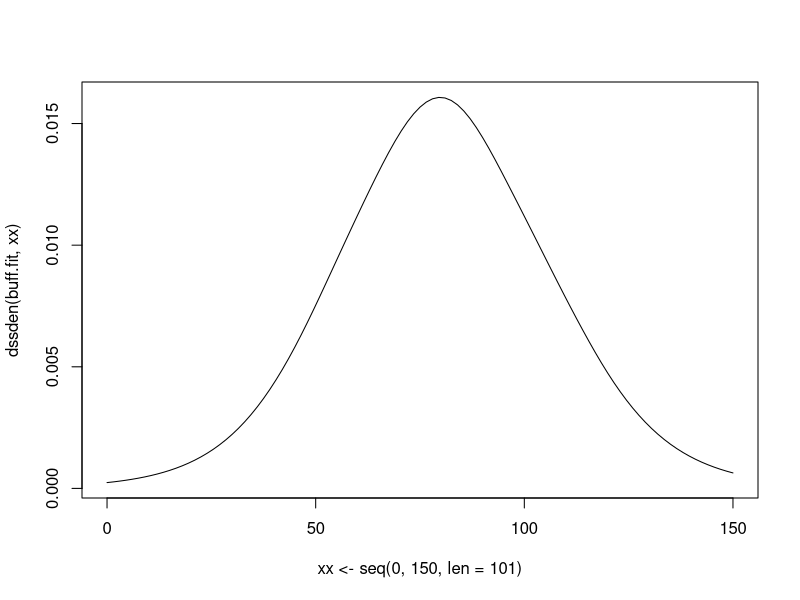
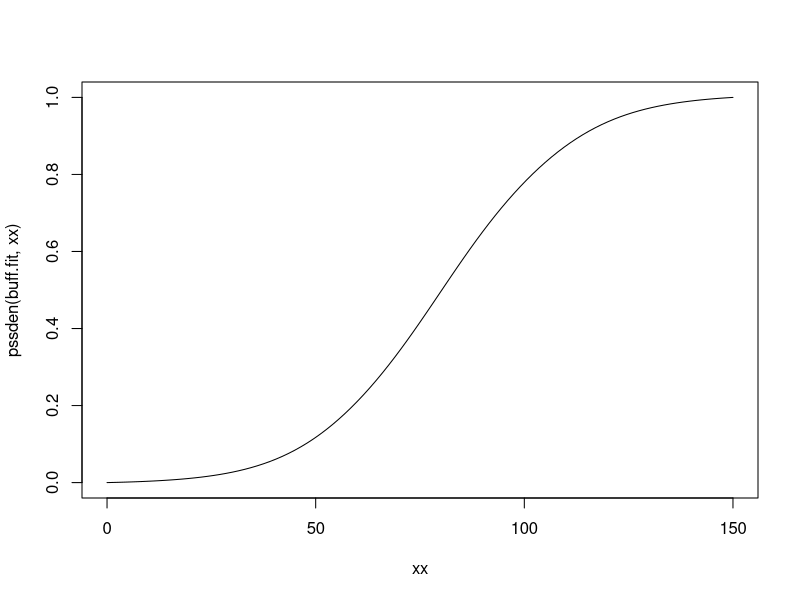
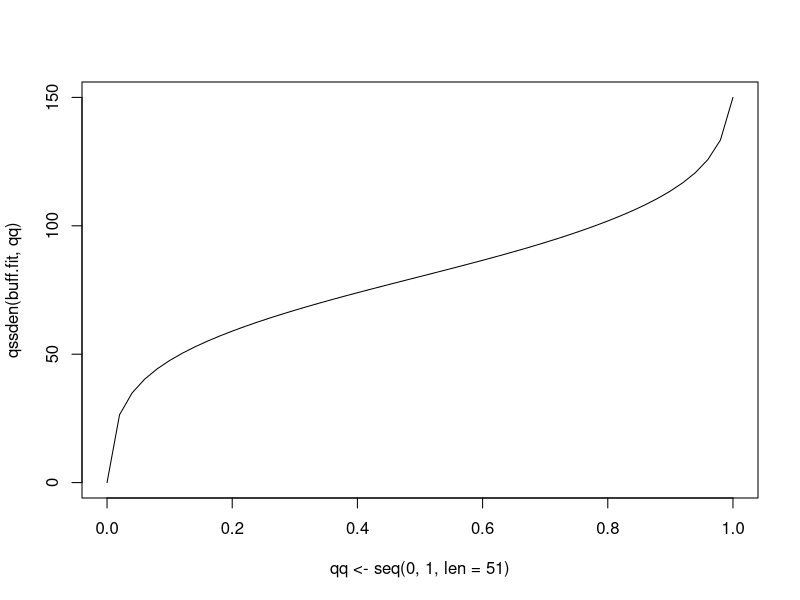
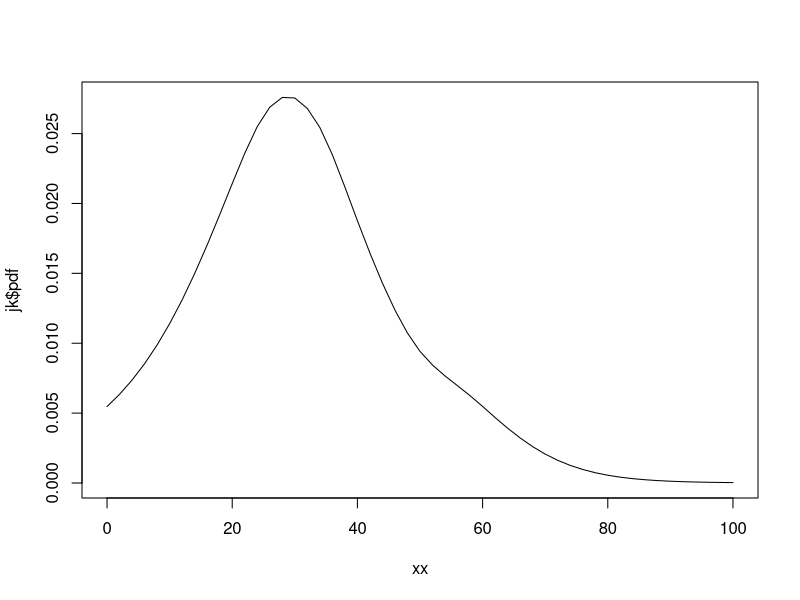

These charts were generated, in order, by the following R code: (Note: this script raises an error after producing the figures.)
library(gss)


### Name: ssden
### Title: Estimating Probability Density Using Smoothing Splines
### Aliases: ssden ssden1
### Keywords: smooth models distribution

### ** Examples

## 1-D estimate: Buffalo snowfall
data(buffalo)
buff.fit <- ssden(~buffalo,domain=data.frame(buffalo=c(0,150)))
plot(xx<-seq(0,150,len=101),dssden(buff.fit,xx),type="l")
plot(xx,pssden(buff.fit,xx),type="l")
plot(qq<-seq(0,1,len=51),qssden(buff.fit,qq),type="l")
## Clean up
## Not run: 
##D rm(buffalo,buff.fit,xx,qq)
##D dev.off()
## End(Not run)

## 2-D with triangular domain: AIDS incubation
data(aids)
## rectangular quadrature
quad.pt <- expand.grid(incu=((1:40)-.5)/40*100,infe=((1:40)-.5)/40*100)
quad.pt <- quad.pt[quad.pt$incu<=quad.pt$infe,]
quad.wt <- rep(1,nrow(quad.pt))
quad.wt[quad.pt$incu==quad.pt$infe] <- .5
quad.wt <- quad.wt/sum(quad.wt)*5e3
## additive model (pre-truncation independence)
aids.fit <- ssden(~incu+infe,data=aids,subset=age>=60,
                  domain=data.frame(incu=c(0,100),infe=c(0,100)),
                  quad=list(pt=quad.pt,wt=quad.wt))
## conditional (marginal) density of infe
jk <- cdssden(aids.fit,xx<-seq(0,100,len=51),data.frame(incu=50))
plot(xx,jk$pdf,type="l")
## conditional (marginal) quantiles of infe (TIME-CONSUMING)
## Not run: 
##D cqssden(aids.fit,c(.05,.25,.5,.75,.95),data.frame(incu=50))
## End(Not run)
## Clean up
## Not run: 
##D rm(aids,quad.pt,quad.wt,aids.fit,jk,xx)
##D dev.off()
## End(Not run)

## One factor plus one vector
data(gastric)
gastric$trt
fit <- ssden(~futime*trt,data=gastric)
## conditional density
cdssden(fit,c("1","2"),cond=data.frame(futime=150))
## conditional quantiles
cqssden(fit,c(.05,.25,.5,.75,.95),data.frame(trt="1"))
## Clean up
## Not run: rm(gastric,fit)

## Sampling bias
## (X,T) is truncated to T<X<1 for T~U(0,1), so X is length-biased
rbias <- function(n) {
  t <- runif(n)
  x <- rnorm(n,.5,.15)
  ok <- (x>t)&(x<1)
  while(m<-sum(!ok)) {
    t[!ok] <- runif(m)
    x[!ok] <- rnorm(m,.5,.15)
    ok <- (x>t)&(x<1)
  }
  cbind(x,t)
}
xt <- rbias(100)
x <- xt[,1]; t <- xt[,2]
## length-biased
bias1 <- list(t=1,wt=1,fun=function(t,x){x[,]})
fit1 <- ssden(~x,domain=list(x=c(0,1)),bias=bias1)
plot(xx<-seq(0,1,len=101),dssden(fit1,xx),type="l")
## truncated
bias2 <- list(t=t,wt=rep(1/100,100),fun=function(t,x){x[,]>t})
fit2 <- ssden(~x,domain=list(x=c(0,1)),bias=bias2)
plot(xx,dssden(fit2,xx),type="l")
## Clean up
## Not run: rm(rbias,xt,x,t,bias1,fit1,bias2,fit2)
